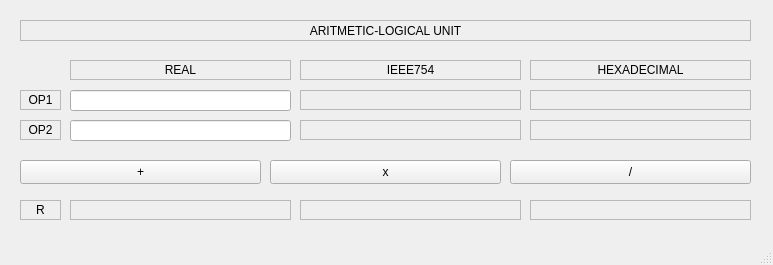
<?xml version="1.0" encoding="UTF-8"?>
<ui version="4.0">
 <class>MainWindow</class>
 <widget class="QMainWindow" name="MainWindow">
  <property name="geometry">
   <rect>
    <x>0</x>
    <y>0</y>
    <width>773</width>
    <height>265</height>
   </rect>
  </property>
  <property name="windowTitle">
   <string>MainWindow</string>
  </property>
  <widget class="QWidget" name="centralwidget">
   <widget class="QLabel" name="ALU">
    <property name="geometry">
     <rect>
      <x>20</x>
      <y>20</y>
      <width>731</width>
      <height>21</height>
     </rect>
    </property>
    <property name="frameShape">
     <enum>QFrame::StyledPanel</enum>
    </property>
    <property name="text">
     <string>ARITMETIC-LOGICAL UNIT</string>
    </property>
    <property name="alignment">
     <set>Qt::AlignCenter</set>
    </property>
   </widget>
   <widget class="QLabel" name="REAL">
    <property name="geometry">
     <rect>
      <x>70</x>
      <y>60</y>
      <width>221</width>
      <height>20</height>
     </rect>
    </property>
    <property name="frameShape">
     <enum>QFrame::StyledPanel</enum>
    </property>
    <property name="text">
     <string>REAL</string>
    </property>
    <property name="alignment">
     <set>Qt::AlignCenter</set>
    </property>
   </widget>
   <widget class="QLabel" name="IEEE">
    <property name="geometry">
     <rect>
      <x>300</x>
      <y>60</y>
      <width>221</width>
      <height>20</height>
     </rect>
    </property>
    <property name="frameShape">
     <enum>QFrame::StyledPanel</enum>
    </property>
    <property name="text">
     <string>IEEE754</string>
    </property>
    <property name="alignment">
     <set>Qt::AlignCenter</set>
    </property>
   </widget>
   <widget class="QLabel" name="HEXA">
    <property name="geometry">
     <rect>
      <x>530</x>
      <y>60</y>
      <width>221</width>
      <height>20</height>
     </rect>
    </property>
    <property name="frameShape">
     <enum>QFrame::StyledPanel</enum>
    </property>
    <property name="text">
     <string>HEXADECIMAL</string>
    </property>
    <property name="alignment">
     <set>Qt::AlignCenter</set>
    </property>
   </widget>
   <widget class="QLabel" name="OP1">
    <property name="geometry">
     <rect>
      <x>20</x>
      <y>90</y>
      <width>41</width>
      <height>20</height>
     </rect>
    </property>
    <property name="frameShape">
     <enum>QFrame::StyledPanel</enum>
    </property>
    <property name="text">
     <string>OP1</string>
    </property>
    <property name="alignment">
     <set>Qt::AlignCenter</set>
    </property>
   </widget>
   <widget class="QLabel" name="OP2">
    <property name="geometry">
     <rect>
      <x>20</x>
      <y>120</y>
      <width>41</width>
      <height>20</height>
     </rect>
    </property>
    <property name="frameShape">
     <enum>QFrame::StyledPanel</enum>
    </property>
    <property name="text">
     <string>OP2</string>
    </property>
    <property name="alignment">
     <set>Qt::AlignCenter</set>
    </property>
   </widget>
   <widget class="QLabel" name="op1I">
    <property name="geometry">
     <rect>
      <x>300</x>
      <y>90</y>
      <width>221</width>
      <height>20</height>
     </rect>
    </property>
    <property name="frameShape">
     <enum>QFrame::StyledPanel</enum>
    </property>
    <property name="text">
     <string/>
    </property>
    <property name="alignment">
     <set>Qt::AlignCenter</set>
    </property>
   </widget>
   <widget class="QLabel" name="op1H">
    <property name="geometry">
     <rect>
      <x>530</x>
      <y>90</y>
      <width>221</width>
      <height>20</height>
     </rect>
    </property>
    <property name="frameShape">
     <enum>QFrame::StyledPanel</enum>
    </property>
    <property name="text">
     <string/>
    </property>
    <property name="alignment">
     <set>Qt::AlignCenter</set>
    </property>
   </widget>
   <widget class="QLabel" name="op2I">
    <property name="geometry">
     <rect>
      <x>300</x>
      <y>120</y>
      <width>221</width>
      <height>20</height>
     </rect>
    </property>
    <property name="frameShape">
     <enum>QFrame::StyledPanel</enum>
    </property>
    <property name="text">
     <string/>
    </property>
    <property name="alignment">
     <set>Qt::AlignCenter</set>
    </property>
   </widget>
   <widget class="QLabel" name="op2H">
    <property name="geometry">
     <rect>
      <x>530</x>
      <y>120</y>
      <width>221</width>
      <height>20</height>
     </rect>
    </property>
    <property name="frameShape">
     <enum>QFrame::StyledPanel</enum>
    </property>
    <property name="text">
     <string/>
    </property>
    <property name="alignment">
     <set>Qt::AlignCenter</set>
    </property>
   </widget>
   <widget class="QPushButton" name="sumButton">
    <property name="geometry">
     <rect>
      <x>20</x>
      <y>160</y>
      <width>241</width>
      <height>24</height>
     </rect>
    </property>
    <property name="text">
     <string>+</string>
    </property>
   </widget>
   <widget class="QPushButton" name="prodButton">
    <property name="geometry">
     <rect>
      <x>270</x>
      <y>160</y>
      <width>231</width>
      <height>24</height>
     </rect>
    </property>
    <property name="text">
     <string>x</string>
    </property>
   </widget>
   <widget class="QPushButton" name="divButton">
    <property name="geometry">
     <rect>
      <x>510</x>
      <y>160</y>
      <width>241</width>
      <height>24</height>
     </rect>
    </property>
    <property name="text">
     <string>/</string>
    </property>
   </widget>
   <widget class="QLabel" name="R">
    <property name="geometry">
     <rect>
      <x>20</x>
      <y>200</y>
      <width>41</width>
      <height>20</height>
     </rect>
    </property>
    <property name="frameShape">
     <enum>QFrame::StyledPanel</enum>
    </property>
    <property name="text">
     <string>R</string>
    </property>
    <property name="alignment">
     <set>Qt::AlignCenter</set>
    </property>
   </widget>
   <widget class="QLabel" name="R_Result">
    <property name="geometry">
     <rect>
      <x>70</x>
      <y>200</y>
      <width>221</width>
      <height>20</height>
     </rect>
    </property>
    <property name="frameShape">
     <enum>QFrame::StyledPanel</enum>
    </property>
    <property name="text">
     <string/>
    </property>
    <property name="alignment">
     <set>Qt::AlignCenter</set>
    </property>
   </widget>
   <widget class="QLabel" name="IE_Result">
    <property name="geometry">
     <rect>
      <x>300</x>
      <y>200</y>
      <width>221</width>
      <height>20</height>
     </rect>
    </property>
    <property name="frameShape">
     <enum>QFrame::StyledPanel</enum>
    </property>
    <property name="text">
     <string/>
    </property>
    <property name="alignment">
     <set>Qt::AlignCenter</set>
    </property>
   </widget>
   <widget class="QLabel" name="H_Result">
    <property name="geometry">
     <rect>
      <x>530</x>
      <y>200</y>
      <width>221</width>
      <height>20</height>
     </rect>
    </property>
    <property name="frameShape">
     <enum>QFrame::StyledPanel</enum>
    </property>
    <property name="text">
     <string/>
    </property>
    <property name="alignment">
     <set>Qt::AlignCenter</set>
    </property>
   </widget>
   <widget class="QLineEdit" name="op2R">
    <property name="geometry">
     <rect>
      <x>70</x>
      <y>120</y>
      <width>221</width>
      <height>21</height>
     </rect>
    </property>
   </widget>
   <widget class="QLineEdit" name="op1R">
    <property name="geometry">
     <rect>
      <x>70</x>
      <y>90</y>
      <width>221</width>
      <height>21</height>
     </rect>
    </property>
   </widget>
  </widget>
  <widget class="QStatusBar" name="statusbar"/>
 </widget>
 <resources/>
 <connections/>
</ui>
